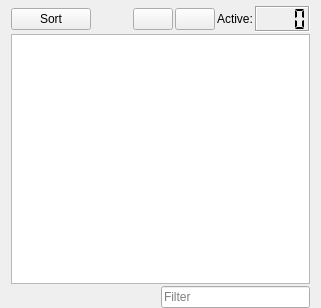
           <widget class="QWidget" name="espTab">
            <property name="sizePolicy">
             <sizepolicy hsizetype="Expanding" vsizetype="Expanding">
              <horstretch>0</horstretch>
              <verstretch>0</verstretch>
             </sizepolicy>
            </property>
            <property name="maximumSize">
             <size>
              <width>16777215</width>
              <height>16777215</height>
             </size>
            </property>
            <attribute name="title">
             <string>Plugins</string>
            </attribute>
            <layout class="QVBoxLayout" name="verticalLayout_4">
             <property name="spacing">
              <number>2</number>
             </property>
             <property name="topMargin">
              <number>6</number>
             </property>
             <property name="bottomMargin">
              <number>0</number>
             </property>
             <item>
              <layout class="QHBoxLayout" name="horizontalLayout_7">
               <item>
                <widget class="QPushButton" name="sortButton">
                  <property name="visible">
                    <bool>false</bool>
                  </property>
                 <property name="toolTip">
                  <string>Sort the plugins using LOOT.</string>
                 </property>
                 <property name="whatsThis">
                  <string>Sort the plugins using LOOT.</string>
                 </property>
                 <property name="text">
                  <string>Sort</string>
                 </property>
                 <property name="icon">
                  <iconset resource="resources.qrc">
                   <normaloff>:/MO/gui/sort</normaloff>:/MO/gui/sort</iconset>
                 </property>
                </widget>
               </item>
               <item>
                <spacer name="horizontalSpacer_3">
                 <property name="orientation">
                  <enum>Qt::Horizontal</enum>
                 </property>
                 <property name="sizeHint" stdset="0">
                  <size>
                   <width>40</width>
                   <height>20</height>
                  </size>
                 </property>
                </spacer>
               </item>
               <item>
                <widget class="QPushButton" name="restoreButton">
                 <property name="toolTip">
                  <string>Restore a backup.</string>
                 </property>
                 <property name="whatsThis">
                  <string>Restore a backup.</string>
                 </property>
                 <property name="text">
                  <string notr="true"/>
                 </property>
                 <property name="icon">
                  <iconset resource="resources.qrc">
                   <normaloff>:/MO/gui/restore</normaloff>:/MO/gui/restore</iconset>
                 </property>
                 <property name="iconSize">
                  <size>
                   <width>16</width>
                   <height>16</height>
                  </size>
                 </property>
                </widget>
               </item>
               <item>
                <widget class="QPushButton" name="saveButton">
                 <property name="toolTip">
                  <string>Create a backup.</string>
                 </property>
                 <property name="whatsThis">
                  <string>Create a backup.</string>
                 </property>
                 <property name="text">
                  <string notr="true"/>
                 </property>
                 <property name="icon">
                  <iconset resource="resources.qrc">
                   <normaloff>:/MO/gui/backup</normaloff>:/MO/gui/backup</iconset>
                 </property>
                </widget>
               </item>
               <item>
                <widget class="QLabel" name="activePluginsLabel">
                 <property name="text">
                  <string>Active:</string>
                 </property>
                </widget>
               </item>
               <item>
                <widget class="LCDNumber" name="activePluginsCounter">
                 <property name="minimumSize">
                  <size>
                   <width>0</width>
                   <height>26</height>
                  </size>
                 </property>
                 <property name="whatsThis">
                  <string>&lt;html&gt;&lt;head/&gt;&lt;body&gt;&lt;p&gt;This provides statistics about the plugin list. The total number of active plugins is normally displayed.  Other statistics may be accessed with the tooltip of this counter.&lt;/p&gt;&lt;/body&gt;&lt;/html&gt;</string>
                 </property>
                 <property name="frameShadow">
                  <enum>QFrame::Sunken</enum>
                 </property>
                 <property name="digitCount">
                  <number>4</number>
                 </property>
                 <property name="segmentStyle">
                  <enum>QLCDNumber::Flat</enum>
                 </property>
                </widget>
               </item>
              </layout>
             </item>
             <item>
              <widget class="PluginListView" name="espList">
               <property name="minimumSize">
                <size>
                 <width>250</width>
                 <height>250</height>
                </size>
               </property>
               <property name="contextMenuPolicy">
                <enum>Qt::CustomContextMenu</enum>
               </property>
               <property name="toolTip">
                <string>List of available esp/esm files.</string>
               </property>
               <property name="whatsThis">
                <string>List of available esp/esm files.</string>
               </property>
               <property name="editTriggers">
                <set>QAbstractItemView::EditKeyPressed|QAbstractItemView::SelectedClicked</set>
               </property>
               <property name="dragEnabled">
                <bool>true</bool>
               </property>
               <property name="dragDropOverwriteMode">
                <bool>false</bool>
               </property>
               <property name="dragDropMode">
                <enum>QAbstractItemView::InternalMove</enum>
               </property>
               <property name="defaultDropAction">
                <enum>Qt::MoveAction</enum>
               </property>
               <property name="alternatingRowColors">
                <bool>true</bool>
               </property>
               <property name="selectionMode">
                <enum>QAbstractItemView::ExtendedSelection</enum>
               </property>
               <property name="selectionBehavior">
                <enum>QAbstractItemView::SelectRows</enum>
               </property>
               <property name="indentation">
                <number>0</number>
               </property>
               <property name="uniformRowHeights">
                <bool>true</bool>
               </property>
               <property name="itemsExpandable">
                <bool>false</bool>
               </property>
               <property name="sortingEnabled">
                <bool>true</bool>
               </property>
               <property name="expandsOnDoubleClick">
                <bool>false</bool>
               </property>
               <attribute name="headerStretchLastSection">
                <bool>false</bool>
               </attribute>
              </widget>
             </item>
             <item>
              <layout class="QHBoxLayout" name="horizontalLayout_10">
               <item>
                <spacer name="horizontalSpacer_2">
                 <property name="orientation">
                  <enum>Qt::Horizontal</enum>
                 </property>
                 <property name="sizeHint" stdset="0">
                  <size>
                   <width>40</width>
                   <height>20</height>
                  </size>
                 </property>
                </spacer>
               </item>
               <item>
                <widget class="MOBase::LineEditClear" name="espFilterEdit">
                 <property name="toolTip">
                  <string>Filter the list of plugins.</string>
                 </property>
                 <property name="whatsThis">
                  <string>Filter the list of plugins.</string>
                 </property>
                 <property name="text">
                  <string/>
                 </property>
                 <property name="placeholderText">
                  <string>Filter</string>
                 </property>
                </widget>
               </item>
              </layout>
             </item>
            </layout>
           </widget>
